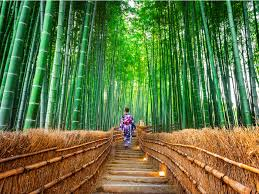
#> input picture lektion6/forest.jpeg, 259 x 194 px, found by its file name
$ python bilder.py
#> lines starting #> are read from the running program, lines starting #| are printed output that depends on the picture
from PIL import Image
import numpy as np
from matplotlib import pyplot as plt

CONTRAST = 0.5
BRIGHTNESS = -0.2

img = Image.open("lektion6/forest.jpeg")
#> img is the input picture: PIL image 259x194 RGB; mean R, G, B 96.9, 118.2, 65.7
img2 = np.array(img) / 255
img2 = 0.5 + (img2 - 0.5) * (1.0 + CONTRAST)
img2 = np.clip(img2 + BRIGHTNESS, 0.0, 1.0)
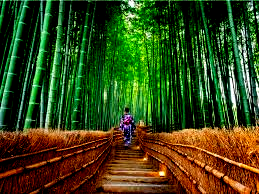
#> img2: shape (194, 259, 3) float64; mean R, G, B 0.222, 0.277, 0.0929
img2 = Image.fromarray(np.uint8(img2 * 255))
#> img2: PIL image 259x194 RGB

plt.subplot(1,2,1)
plt.imshow(img)
plt.subplot(1,2,2)
plt.imshow(img2)
plt.show()
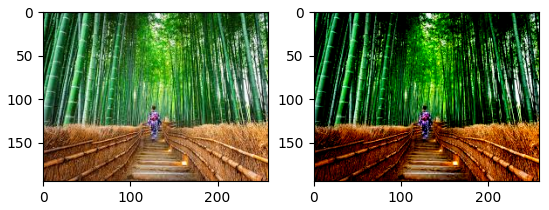
#> figure drawn by matplotlib, 2 panels
